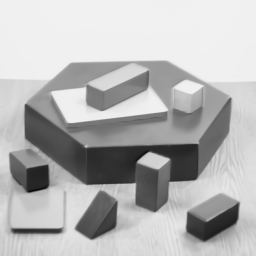
#> input picture resource/block_test.png, 256 x 256 px, found by its file name
$ python shitamasiCornerDetectorAndGoodFeatures.py
#> lines starting #> are read from the running program, lines starting #| are printed output that depends on the picture; after the words box and inside, x2 and y2 are one past the last pixel; in counts of white or black regions, pixels touching at a corner belong together
# OpenCV has a function, cv2.goodFeaturesToTrack(). It finds N strongest corners in the image by Shi-Tomasi method (or Harris Corner Detection, if you specify it). As usual, image should be a grayscale image. Then you specify number of corners you want to find. Then you specify the quality level, which is a value between 0-1, which denotes the minimum quality of corner below which everyone is rejected. Then we provide the minimum euclidean distance between corners detected.

# With all these informations, the function finds corners in the image. All corners below quality level are rejected. Then it sorts the remaining corners based on quality in the descending order. Then function takes first strongest corner, throws away all the nearby corners in the range of minimum distance and returns N strongest corners.

# In below example, we will try to find 25 best corners:

import numpy as np
from cv2 import cv2
from matplotlib import pyplot as plt

img = cv2.imread('resource/block_test.png')
#> img is the input picture: shape (256, 256, 3); min 9, max 241, mean 182.3
gray = cv2.cvtColor(img,cv2.COLOR_BGR2GRAY)

corners = cv2.goodFeaturesToTrack(gray,25,0.01,10)
#> corners = 25 rows, first 8: [138, 162], [230, 98], [168, 159], [47, 165], [135, 183], [238, 203], [26, 105], [85, 146]
corners = np.uint8(corners)

for i in corners:
    x,y = i.ravel()
    cv2.circle(img,(x,y),3,255,-1)
#> this loop made 25 passes
#> (x, y) on passes 1 to 12: (138, 162), (230, 98), (168, 159), (47, 165), (135, 183), (238, 203), (26, 105), (85, 146), (61, 229), (198, 142), (12, 229), (188, 212)
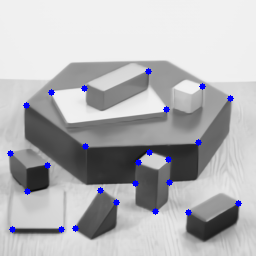
#> img: shape (256, 256, 3); 1.11% of pixels changed, all inside (x1, y1, x2, y2) = (7, 68, 242, 233)

cv2.imshow('shi tamasi',img)
cv2.waitKey(0)
cv2.destroyAllWindows()
